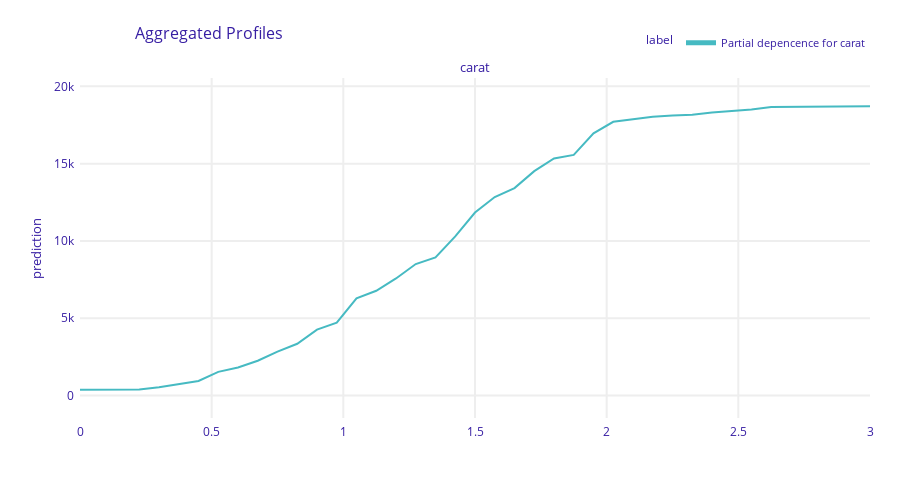

The code cell stored with this chart in its notebook:
### Code cell
# Interpret model
import numpy as np
import dalex as dx

# Partial dependence plots on training data
def pred_fun(model, df):
    X = encoder.transform(df)
    dX = xgb.DMatrix(X, feature_names=feature_names)
    return model.predict(dX)

exp = dx.Explainer(fit, df_train, predict_function=pred_fun, verbose=False)

pdp_num = exp.model_profile(
    variable_splits={"carat": np.linspace(0, 3, 41)},
    label="Partial depencence for carat",
    verbose=False
)
pdp_num.plot()

### Figure 1 — Plotly figure (JSON) as saved in the notebook; plotly's stock layout.template omitted (floating-point values rounded to 4 significant figures)
{"data": [{"customdata": [[3870.0, "Partial depencence for carat", "carat"], [3870.0, "Partial depencence for carat", "carat"], [3870.0, "Partial depencence for carat", "carat"], [3870.0, "Partial depencence for carat", "carat"], [3870.0, "Partial depencence for carat", "carat"], [3870.0, "Partial depencence for carat", "carat"], [3870.0, "Partial depencence for carat", "carat"], [3870.0, "Partial depencence for carat", "carat"], [3870.0, "Partial depencence for carat", "carat"], [3870.0, "Partial depencence for carat", "carat"], [3870.0, "Partial depencence for carat", "carat"], [3870.0, "Partial depencence for carat", "carat"], [3870.0, "Partial depencence for carat", "carat"], [3870.0, "Partial depencence for carat", "carat"], [3870.0, "Partial depencence for carat", "carat"], [3870.0, "Partial depencence for carat", "carat"], [3870.0, "Partial depencence for carat", "carat"], [3870.0, "Partial depencence for carat", "carat"], [3870.0, "Partial depencence for carat", "carat"], [3870.0, "Partial depencence for carat", "carat"], [3870.0, "Partial depencence for carat", "carat"], [3870.0, "Partial depencence for carat", "carat"], [3870.0, "Partial depencence for carat", "carat"], [3870.0, "Partial depencence for carat", "carat"], [3870.0, "Partial depencence for carat", "carat"], [3870.0, "Partial depencence for carat", "carat"], [3870.0, "Partial depencence for carat", "carat"], [3870.0, "Partial depencence for carat", "carat"], [3870.0, "Partial depencence for carat", "carat"], [3870.0, "Partial depencence for carat", "carat"], [3870.0, "Partial depencence for carat", "carat"], [3870.0, "Partial depencence for carat", "carat"], [3870.0, "Partial depencence for carat", "carat"], [3870.0, "Partial depencence for carat", "carat"], [3870.0, "Partial depencence for carat", "carat"], [3870.0, "Partial depencence for carat", "carat"], [3870.0, "Partial depencence for carat", "carat"], [3870.0, "Partial depencence for carat", "carat"], [3870.0, "Partial depencence for carat", "carat"], [3870.0, "Partial depencence for carat", "carat"], [3870.0, "Partial depencence for carat", "carat"]], "hovertemplate": "<b>%{hovertext}</b><br><br>prediction=%{y:.3f}<br>mean_prediction=%{customdata[0]:.3f}<extra></extra>", "hovertext": ["Partial depencence for carat", "Partial depencence for carat", "Partial depencence for carat", "Partial depencence for carat", "Partial depencence for carat", "Partial depencence for carat", "Partial depencence for carat", "Partial depencence for carat", "Partial depencence for carat", "Partial depencence for carat", "Partial depencence for carat", "Partial depencence for carat", "Partial depencence for carat", "Partial depencence for carat", "Partial depencence for carat", "Partial depencence for carat", "Partial depencence for carat", "Partial depencence for carat", "Partial depencence for carat", "Partial depencence for carat", "Partial depencence for carat", "Partial depencence for carat", "Partial depencence for carat", "Partial depencence for carat", "Partial depencence for carat", "Partial depencence for carat", "Partial depencence for carat", "Partial depencence for carat", "Partial depencence for carat", "Partial depencence for carat", "Partial depencence for carat", "Partial depencence for carat", "Partial depencence for carat", "Partial depencence for carat", "Partial depencence for carat", "Partial depencence for carat", "Partial depencence for carat", "Partial depencence for carat", "Partial depencence for carat", "Partial depencence for carat", "Partial depencence for carat"], "legendgroup": "Partial depencence for carat", "line": {"color": "#46bac2", "dash": "solid", "width": 2}, "marker": {"symbol": "circle"}, "mode": "lines", "name": "Partial depencence for carat", "opacity": 1, "orientation": "v", "showlegend": true, "type": "scatter", "x": [0, 0.075, 0.15, 0.225, 0.3, 0.375, 0.45, 0.525, 0.6, 0.675, 0.75, 0.825, 0.9, 0.975, 1.05, 1.125, 1.2, 1.275, 1.35, 1.425, 1.5, 1.575, 1.65, 1.725, 1.8, 1.875, 1.95, 2.025, 2.1, 2.175, 2.25, 2.325, 2.4, 2.475, 2.55, 2.625, 2.7, 2.775, 2.85, 2.925, 3], "xaxis": "x", "y": [379.6, 379.6, 379.6, 395.2, 536.1, 741.4, 942.8, 1532.0, 1812.0, 2250.0, 2838.0, 3349.0, 4266.0, 4710.0, 6286.0, 6776.0, 7574.0, 8505.0, 8939.0, 10300.0, 11840.0, 12840.0, 13420.0, 14510.0, 15340.0, 15570.0, 16960.0, 17710.0, 17860.0, 18030.0, 18110.0, 18170.0, 18310.0, 18380.0, 18500.0, 18670.0, 18670.0, 18680.0, 18680.0, 18710.0, 18710.0], "yaxis": "y"}], "layout": {"annotations": [{"font": {"size": 13}, "showarrow": false, "text": "carat", "x": 0.5, "xanchor": "center", "xref": "paper", "y": 1, "yanchor": "bottom", "yref": "paper"}, {"font": {"size": 13}, "showarrow": false, "text": "prediction", "textangle": -90, "x": -0.07, "xref": "paper", "y": 0.5, "yref": "paper"}], "font": {"color": "#371ea3"}, "height": 489, "hovermode": "x unified", "legend": {"font": {"size": 11}, "itemsizing": "constant", "orientation": "h", "title": {"font": {"size": 12}, "text": "label"}, "tracegroupgap": 0, "x": 1, "xanchor": "right", "y": 1.061, "yanchor": "bottom"}, "margin": {"b": 71, "r": 30, "t": 78}, "title": {"font": {"size": 16}, "text": "Aggregated Profiles", "x": 0.15}, "xaxis": {"anchor": "y", "automargin": true, "domain": [0, 1], "fixedrange": true, "gridwidth": 2, "showticklabels": true, "tickcolor": "white", "ticklen": 3, "ticks": "outside", "title": {"text": ""}, "type": "linear", "zeroline": false}, "yaxis": {"anchor": "x", "automargin": true, "domain": [0, 1], "fixedrange": true, "gridwidth": 2, "range": [-1453.0, 20540.0], "tickcolor": "white", "ticklen": 3, "ticks": "outside", "title": {"text": ""}, "type": "linear", "zeroline": false}}}
